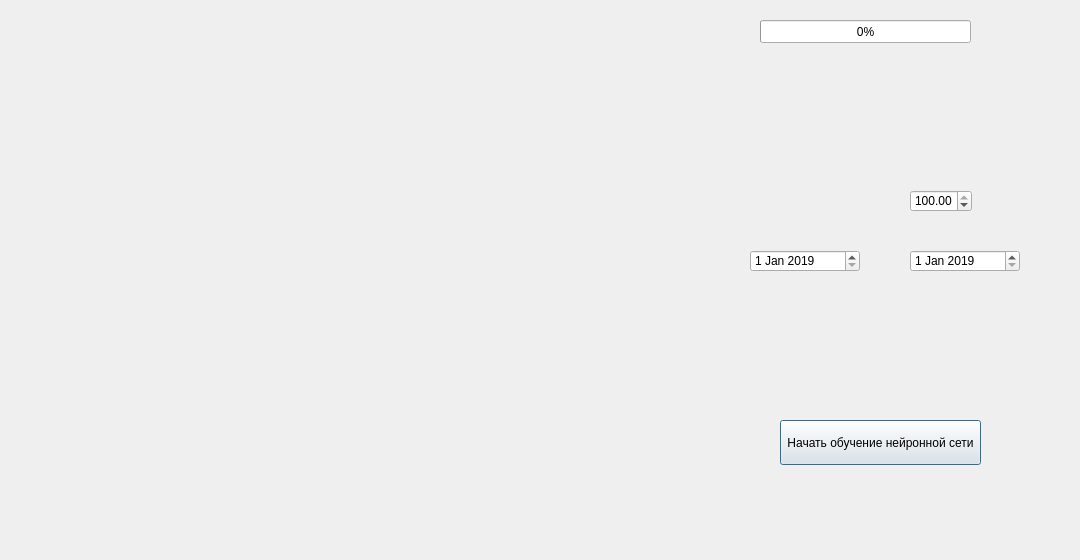
<?xml version="1.0" encoding="UTF-8"?>
<ui version="4.0">
 <class>ModelTrainDialog</class>
 <widget class="QDialog" name="ModelTrainDialog">
  <property name="geometry">
   <rect>
    <x>0</x>
    <y>0</y>
    <width>1080</width>
    <height>560</height>
   </rect>
  </property>
  <property name="windowTitle">
   <string>Train Dialog</string>
  </property>
  <widget class="QLabel" name="map_label">
   <property name="geometry">
    <rect>
     <x>20</x>
     <y>20</y>
     <width>600</width>
     <height>492</height>
    </rect>
   </property>
   <property name="text">
    <string/>
   </property>
  </widget>
  <widget class="QLabel" name="info_label">
   <property name="geometry">
    <rect>
     <x>730</x>
     <y>70</y>
     <width>601</width>
     <height>81</height>
    </rect>
   </property>
   <property name="font">
    <font>
     <pointsize>7</pointsize>
    </font>
   </property>
   <property name="text">
    <string/>
   </property>
  </widget>
  <widget class="QProgressBar" name="progressBar">
   <property name="geometry">
    <rect>
     <x>760</x>
     <y>20</y>
     <width>211</width>
     <height>23</height>
    </rect>
   </property>
   <property name="value">
    <number>0</number>
   </property>
  </widget>
  <widget class="QPushButton" name="downloadButton">
   <property name="geometry">
    <rect>
     <x>780</x>
     <y>420</y>
     <width>201</width>
     <height>45</height>
    </rect>
   </property>
   <property name="text">
    <string>Начать обучение нейронной сети</string>
   </property>
  </widget>
  <widget class="QDateEdit" name="start_date">
   <property name="geometry">
    <rect>
     <x>750</x>
     <y>250</y>
     <width>110</width>
     <height>22</height>
    </rect>
   </property>
   <property name="dateTime">
    <datetime>
     <hour>0</hour>
     <minute>0</minute>
     <second>0</second>
     <year>2019</year>
     <month>1</month>
     <day>1</day>
    </datetime>
   </property>
   <property name="maximumDate">
    <date>
     <year>2023</year>
     <month>5</month>
     <day>1</day>
    </date>
   </property>
   <property name="minimumDate">
    <date>
     <year>2019</year>
     <month>1</month>
     <day>1</day>
    </date>
   </property>
  </widget>
  <widget class="QDateEdit" name="completion_date">
   <property name="geometry">
    <rect>
     <x>910</x>
     <y>250</y>
     <width>110</width>
     <height>22</height>
    </rect>
   </property>
   <property name="maximumDate">
    <date>
     <year>2023</year>
     <month>5</month>
     <day>1</day>
    </date>
   </property>
   <property name="minimumDate">
    <date>
     <year>2019</year>
     <month>1</month>
     <day>1</day>
    </date>
   </property>
  </widget>
  <widget class="QDoubleSpinBox" name="clouds_cover_selector">
   <property name="geometry">
    <rect>
     <x>910</x>
     <y>190</y>
     <width>62</width>
     <height>22</height>
    </rect>
   </property>
   <property name="maximum">
    <double>100.000000000000000</double>
   </property>
   <property name="value">
    <double>100.000000000000000</double>
   </property>
  </widget>
 </widget>
 <resources/>
 <connections/>
</ui>
